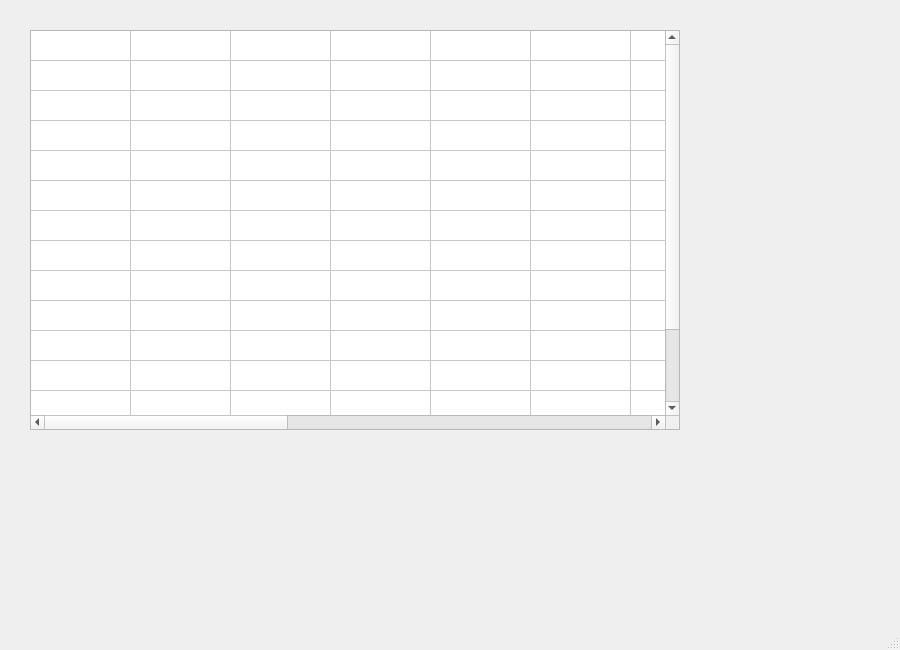
<?xml version="1.0" encoding="UTF-8"?>
<ui version="4.0">
 <class>MainWindow</class>
 <widget class="QMainWindow" name="MainWindow">
  <property name="geometry">
   <rect>
    <x>0</x>
    <y>0</y>
    <width>900</width>
    <height>650</height>
   </rect>
  </property>
  <property name="windowTitle">
   <string>MainWindow</string>
  </property>
  <widget class="QWidget" name="centralwidget">
   <widget class="QTableWidget" name="table">
    <property name="geometry">
     <rect>
      <x>30</x>
      <y>30</y>
      <width>650</width>
      <height>400</height>
     </rect>
    </property>
    <property name="font">
     <font>
      <pointsize>1</pointsize>
     </font>
    </property>
    <property name="sizeAdjustPolicy">
     <enum>QAbstractScrollArea::AdjustToContents</enum>
    </property>
    <property name="rowCount">
     <number>15</number>
    </property>
    <property name="columnCount">
     <number>15</number>
    </property>
    <attribute name="horizontalHeaderVisible">
     <bool>false</bool>
    </attribute>
    <attribute name="verticalHeaderVisible">
     <bool>false</bool>
    </attribute>
    <row>
     <property name="text">
      <string/>
     </property>
    </row>
    <row>
     <property name="text">
      <string/>
     </property>
    </row>
    <row>
     <property name="text">
      <string/>
     </property>
    </row>
    <row>
     <property name="text">
      <string/>
     </property>
    </row>
    <row>
     <property name="text">
      <string/>
     </property>
    </row>
    <row>
     <property name="text">
      <string/>
     </property>
    </row>
    <row>
     <property name="text">
      <string/>
     </property>
    </row>
    <row>
     <property name="text">
      <string/>
     </property>
    </row>
    <row>
     <property name="text">
      <string/>
     </property>
    </row>
    <row>
     <property name="text">
      <string/>
     </property>
    </row>
    <row>
     <property name="text">
      <string/>
     </property>
    </row>
    <row>
     <property name="text">
      <string/>
     </property>
    </row>
    <row/>
    <row/>
    <row/>
    <column>
     <property name="text">
      <string/>
     </property>
    </column>
    <column>
     <property name="text">
      <string/>
     </property>
    </column>
    <column>
     <property name="text">
      <string/>
     </property>
    </column>
    <column>
     <property name="text">
      <string/>
     </property>
    </column>
    <column>
     <property name="text">
      <string/>
     </property>
    </column>
    <column>
     <property name="text">
      <string/>
     </property>
    </column>
    <column>
     <property name="text">
      <string/>
     </property>
    </column>
    <column>
     <property name="text">
      <string/>
     </property>
    </column>
    <column>
     <property name="text">
      <string/>
     </property>
    </column>
    <column>
     <property name="text">
      <string/>
     </property>
    </column>
    <column/>
    <column/>
    <column/>
    <column/>
    <column/>
   </widget>
  </widget>
  <widget class="QStatusBar" name="statusbar"/>
 </widget>
 <resources/>
 <connections/>
</ui>
